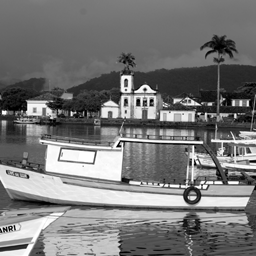
%> input picture sources/lib/gmcalab_le/paraty256.tif, 256 x 256 px
$ octave sparse_noisy_examples.m   (GNU Octave 9; MATLAB toolbox functions it lacks are replaced by stand-ins)
%> lines starting %> are read from the running program, lines starting %| are printed output that depends on the picture
% --- Bi-Orthogonal wavelet transform (Wavelab is mandatory)
% --- Denoised Sources are direct outputs of the blind-GMCA algorithm
% --- Raw Sources are obtained by applying the pseudo-inverse of the estimated mixing matrix to the data

clear all;close all

SNR_db = 30;  %-- SNR in dB

nc = 4;  %-- Number of channels

%%%%%%%%%%%%%%%%%%%%%%%%%%%%%%%%%%%%%%%%%

im1 = double(imread('paraty256.tif'));
%> im1: size 256x256 double; min 0, max 255, mean 118.9; mean of the top-left, top-right, bottom-left and bottom-right quarters 96.4, 94.4, 161.6, 123.3
im2 = double(imread('paraty256_2.tif'));
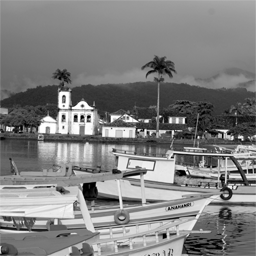
%> input picture sources/lib/gmcalab_le/paraty256_2.tif, 256 x 256 px
%> im2: size 256x256 double; min 0, max 255, mean 127.4; mean of the top-left, top-right, bottom-left and bottom-right quarters 118.9, 113.4, 143.7, 133.3
im3 = double(imread('sosdelrey.tif'));
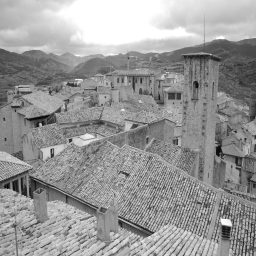
%> input picture sources/lib/gmcalab_le/sosdelrey.tif, 256 x 256 px
%> im3: size 256x256 double; min 6, max 255, mean 151.9; mean of the top-left, top-right, bottom-left and bottom-right quarters 166.7, 154.8, 148.2, 138.1
im4 = double(imread('pakhawaj.tif'));
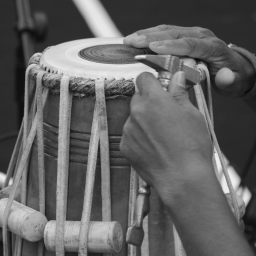
%> input picture sources/lib/gmcalab_le/pakhawaj.tif, 256 x 256 px
%> im4: size 256x256 double; min 9, max 238, mean 97.6; mean of the top-left, top-right, bottom-left and bottom-right quarters 102.5, 86.2, 107.2, 94.6

im1 = im1 - mean(reshape(im1,1,numel(im1)))*ones(size(im1));
im2 = im2 - mean(reshape(im2,1,numel(im2)))*ones(size(im2));
im3 = im3 - mean(reshape(im3,1,numel(im1)))*ones(size(im1));
im4 = im4 - mean(reshape(im4,1,numel(im2)))*ones(size(im2));


%wavelet coefficients
%> (the run ends here)
